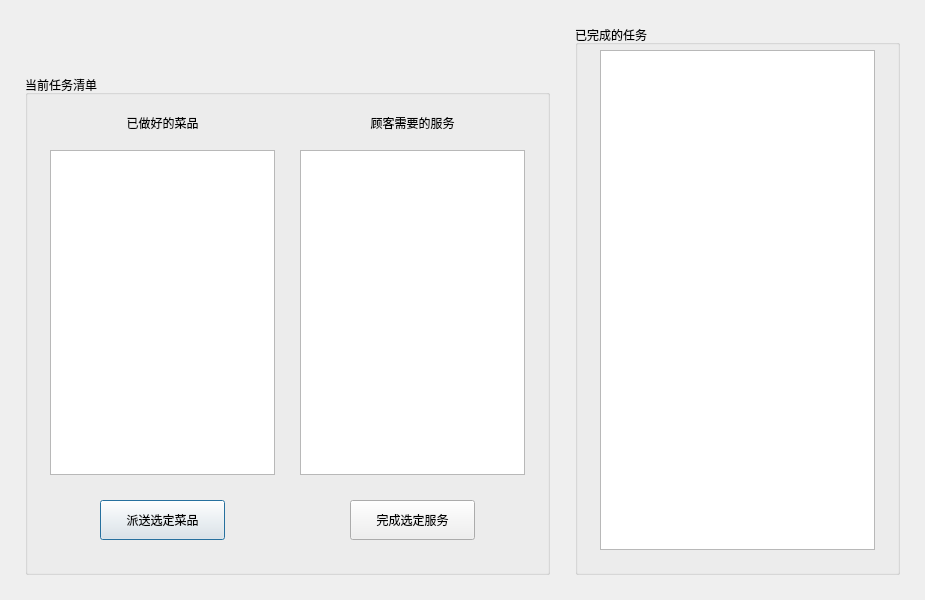
<?xml version="1.0" encoding="UTF-8"?>
<ui version="4.0">
 <class>WaitorView</class>
 <widget class="QDialog" name="WaitorView">
  <property name="geometry">
   <rect>
    <x>0</x>
    <y>0</y>
    <width>925</width>
    <height>600</height>
   </rect>
  </property>
  <property name="minimumSize">
   <size>
    <width>925</width>
    <height>600</height>
   </size>
  </property>
  <property name="maximumSize">
   <size>
    <width>925</width>
    <height>600</height>
   </size>
  </property>
  <property name="windowTitle">
   <string>服务员</string>
  </property>
  <widget class="QLabel" name="lblInfo">
   <property name="geometry">
    <rect>
     <x>25</x>
     <y>25</y>
     <width>350</width>
     <height>25</height>
    </rect>
   </property>
   <property name="text">
    <string/>
   </property>
  </widget>
  <widget class="QGroupBox" name="gbTodo">
   <property name="geometry">
    <rect>
     <x>25</x>
     <y>75</y>
     <width>525</width>
     <height>500</height>
    </rect>
   </property>
   <property name="title">
    <string>当前任务清单</string>
   </property>
   <widget class="QListWidget" name="lstPlate">
    <property name="geometry">
     <rect>
      <x>25</x>
      <y>75</y>
      <width>225</width>
      <height>325</height>
     </rect>
    </property>
   </widget>
   <widget class="QListWidget" name="lstDemand">
    <property name="geometry">
     <rect>
      <x>275</x>
      <y>75</y>
      <width>225</width>
      <height>325</height>
     </rect>
    </property>
   </widget>
   <widget class="QLabel" name="lblDemand">
    <property name="geometry">
     <rect>
      <x>325</x>
      <y>35</y>
      <width>125</width>
      <height>25</height>
     </rect>
    </property>
    <property name="text">
     <string>顾客需要的服务</string>
    </property>
    <property name="alignment">
     <set>Qt::AlignCenter</set>
    </property>
   </widget>
   <widget class="QLabel" name="lblPlate">
    <property name="geometry">
     <rect>
      <x>75</x>
      <y>35</y>
      <width>125</width>
      <height>25</height>
     </rect>
    </property>
    <property name="text">
     <string>已做好的菜品</string>
    </property>
    <property name="alignment">
     <set>Qt::AlignCenter</set>
    </property>
   </widget>
   <widget class="QPushButton" name="btnServe">
    <property name="geometry">
     <rect>
      <x>75</x>
      <y>425</y>
      <width>125</width>
      <height>40</height>
     </rect>
    </property>
    <property name="text">
     <string>派送选定菜品</string>
    </property>
   </widget>
   <widget class="QPushButton" name="btnDemand">
    <property name="geometry">
     <rect>
      <x>325</x>
      <y>425</y>
      <width>125</width>
      <height>40</height>
     </rect>
    </property>
    <property name="text">
     <string>完成选定服务</string>
    </property>
   </widget>
  </widget>
  <widget class="QGroupBox" name="gbDone">
   <property name="geometry">
    <rect>
     <x>575</x>
     <y>25</y>
     <width>325</width>
     <height>550</height>
    </rect>
   </property>
   <property name="title">
    <string>已完成的任务</string>
   </property>
   <widget class="QTableView" name="tbDone">
    <property name="geometry">
     <rect>
      <x>25</x>
      <y>25</y>
      <width>275</width>
      <height>500</height>
     </rect>
    </property>
    <property name="editTriggers">
     <set>QAbstractItemView::NoEditTriggers</set>
    </property>
    <property name="selectionMode">
     <enum>QAbstractItemView::NoSelection</enum>
    </property>
   </widget>
  </widget>
 </widget>
 <layoutdefault spacing="6" margin="11"/>
 <resources/>
 <connections>
  <connection>
   <sender>lstDemand</sender>
   <signal>currentRowChanged(int)</signal>
   <receiver>WaitorView</receiver>
   <slot>OnSelDemand(int)</slot>
   <hints>
    <hint type="sourcelabel">
     <x>398</x>
     <y>267</y>
    </hint>
    <hint type="destinationlabel">
     <x>346</x>
     <y>59</y>
    </hint>
   </hints>
  </connection>
  <connection>
   <sender>lstPlate</sender>
   <signal>currentRowChanged(int)</signal>
   <receiver>WaitorView</receiver>
   <slot>OnSelPlate(int)</slot>
   <hints>
    <hint type="sourcelabel">
     <x>163</x>
     <y>255</y>
    </hint>
    <hint type="destinationlabel">
     <x>361</x>
     <y>72</y>
    </hint>
   </hints>
  </connection>
  <connection>
   <sender>btnDemand</sender>
   <signal>clicked()</signal>
   <receiver>WaitorView</receiver>
   <slot>OnDemand()</slot>
   <hints>
    <hint type="sourcelabel">
     <x>436</x>
     <y>525</y>
    </hint>
    <hint type="destinationlabel">
     <x>562</x>
     <y>517</y>
    </hint>
   </hints>
  </connection>
  <connection>
   <sender>btnServe</sender>
   <signal>clicked()</signal>
   <receiver>WaitorView</receiver>
   <slot>OnDeliver()</slot>
   <hints>
    <hint type="sourcelabel">
     <x>170</x>
     <y>521</y>
    </hint>
    <hint type="destinationlabel">
     <x>388</x>
     <y>587</y>
    </hint>
   </hints>
  </connection>
 </connections>
 <slots>
  <slot>OnSelPlate(int)</slot>
  <slot>OnSelDemand(int)</slot>
  <slot>OnDeliver()</slot>
  <slot>OnDemand()</slot>
 </slots>
</ui>
